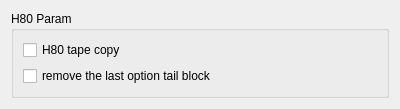
<?xml version="1.0" encoding="UTF-8"?>
<ui version="4.0">
 <class>H80Form</class>
 <widget class="QWidget" name="H80Form">
  <property name="geometry">
   <rect>
    <x>0</x>
    <y>0</y>
    <width>400</width>
    <height>106</height>
   </rect>
  </property>
  <property name="windowTitle">
   <string>H80Param</string>
  </property>
  <layout class="QGridLayout" name="gridLayout_2">
   <item row="0" column="0">
    <widget class="QGroupBox" name="groupBox">
     <property name="title">
      <string>H80 Param</string>
     </property>
     <layout class="QGridLayout" name="gridLayout">
      <item row="0" column="0">
       <widget class="QCheckBox" name="checkBoxH80">
        <property name="text">
         <string>H80 tape copy</string>
        </property>
       </widget>
      </item>
      <item row="1" column="0">
       <widget class="QCheckBox" name="checkBoxRemoveTail">
        <property name="text">
         <string>remove the last option tail block</string>
        </property>
       </widget>
      </item>
     </layout>
    </widget>
   </item>
  </layout>
 </widget>
 <resources/>
 <connections/>
</ui>
